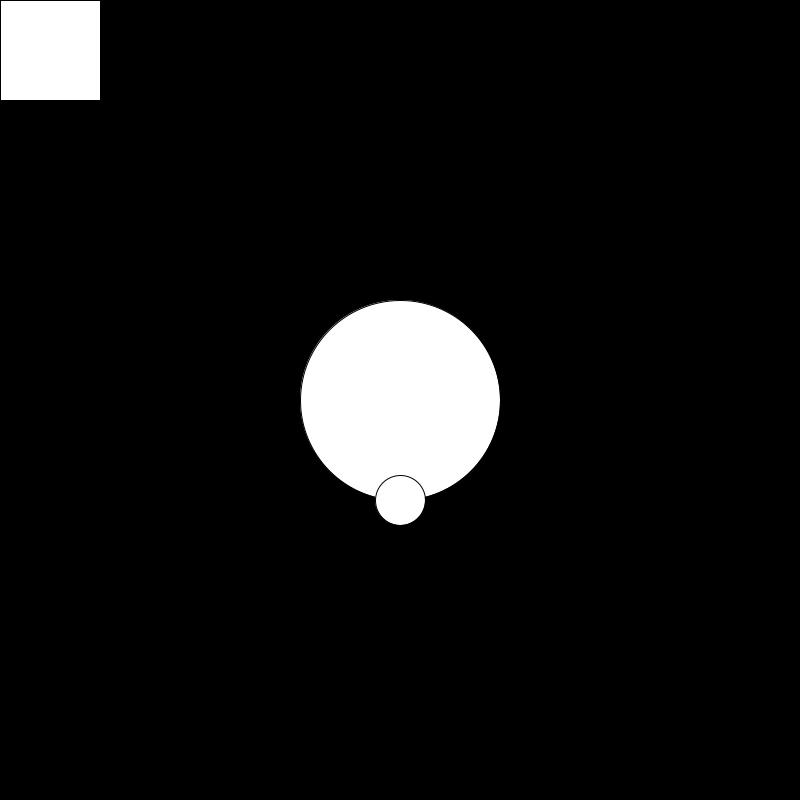
Frame 1 (no input)
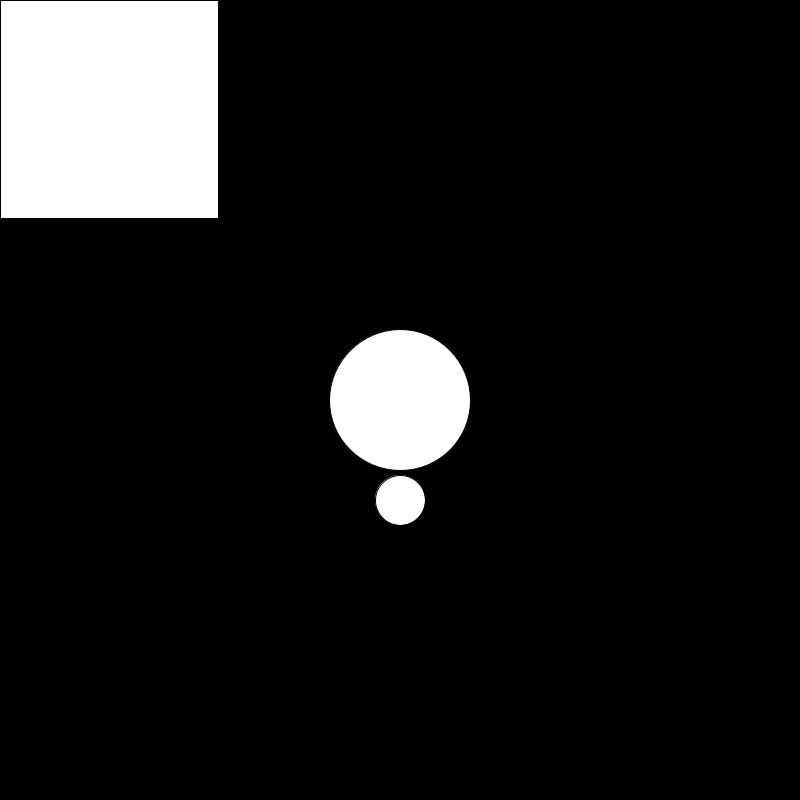
Frame 60 (the mouse pressed at the canvas centre just before this capture)
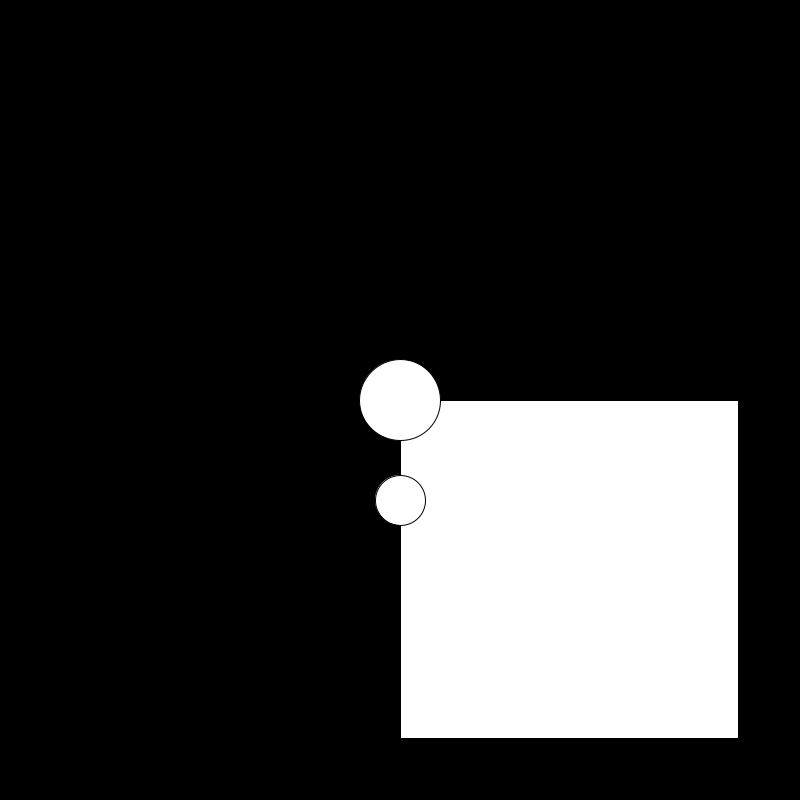
Frame 120 (the mouse held since frame 60 and released just before this capture)

The Processing sketch that drew these frames (run headless with seeded random() and noise(); from frame 60 on, the mouse is pressed at the canvas centre):

// Processing sketch: ReverseEngineer2
// ── ReverseEngineer2.pde
int rectH = 100;
int rectW = 100;
int circleSize = 200;

void setup(){
size(800,800);


}

void draw(){
  background(0);
rect(mouseX,mouseY,rectW,rectH);
rectW = rectW + 2;
rectH = rectH + 2;



circle(400,400,circleSize);
circleSize = circleSize - 1;

circle(400,500,50);

}
